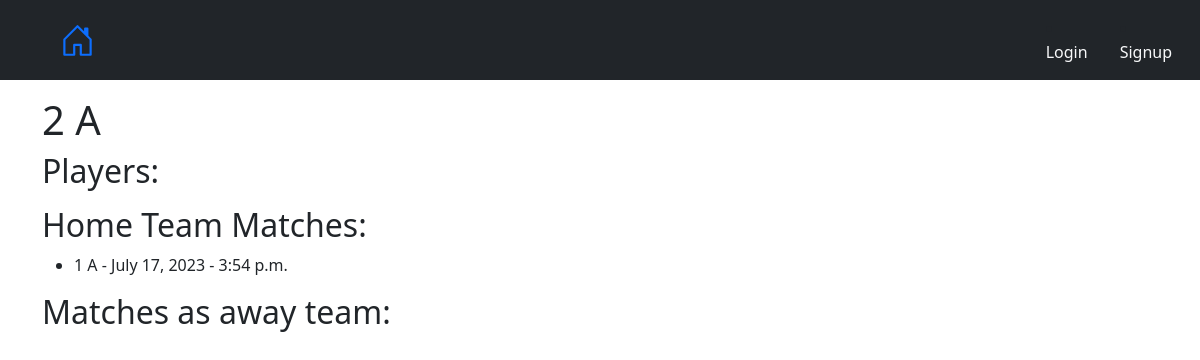
The page /teams/6/ on the database as committed earlier.
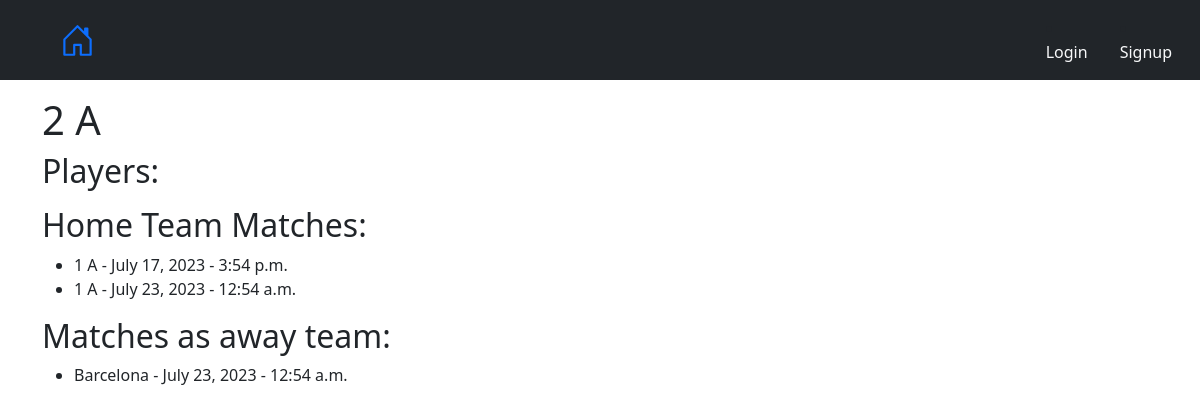
The same page on the database as committed later.
### myapp/models.py (models this page shows, shortened)
class Team(models.Model):
    name = models.CharField(max_length=50)
    inscription = models.ForeignKey(Inscription, on_delete=models.CASCADE, related_name='teams', null=True)
    goals_scored = models.IntegerField(default=0)
    goals_received = models.IntegerField(default=0)

class Game(models.Model):
    date = models.DateField()
    hour = models.TimeField(default='00:00:00')
    team_local = models.ForeignKey(Team, on_delete=models.SET_NULL, null=True, related_name='teamLocal')
    team_visitor = models.ForeignKey(Team, on_delete=models.SET_NULL, null=True, related_name='teamVisitor')
    state = models.CharField(max_length=50, choices=[(tag.name, tag.value) for tag in State],
                             default=State.NOT_PLAYED.value)
    winner = models.ForeignKey(Team, on_delete=models.SET_NULL, null=True, blank=True, related_name='winning_games')
    loser = models.ForeignKey(Team, on_delete=models.SET_NULL, null=True, blank=True, related_name='losing_games')

### myapp/views.py (the view)
# urls.py: path('teams/<int:id>/', views.teams_detail, name='teams_detail'),
def teams_detail(request, id):
    team = get_object_or_404(Team, pk=id)
    player_team_seasons = PlayerTeamSeason.objects.filter(team=team)
    players = [player_team_season.player for player_team_season in player_team_seasons]
    games_as_local = Game.objects.filter(team_local=team)
    games_as_visitor = Game.objects.filter(team_visitor=team)
    return render(request, 'team_detail.html', {
        'team': team,
        'players': players,
        'games_as_local': games_as_local,
        'games_as_visitor': games_as_visitor,
    })

### myapp/templates/team_detail.html (shortened to what this page needs)
{% extends 'base.html' %}
{% block content %}
    <head>
    </head>
    <main>
        <h1>{{ team.name }}</h1>
        <h2>Players:</h2>
        <h2>Home Team Matches:</h2>
        <ul>
            {% for game in games_as_local %}
                <li>{{ game.team_visitor.name }} - {{ game.date }} - {{ game.hour }}</li>
            {% endfor %}
        </ul>
        <h2>Matches as away team:</h2>
        <ul>
            {% for game in games_as_visitor %}
                <li>{{ game.team_local.name }} - {{ game.date }} - {{ game.hour }}</li>
            {% endfor %}
        </ul>
    </main>
{% endblock %}

### myapp/templates/base.html (shortened to what this page needs)
{% load static %}
<!DOCTYPE html>
<html lang="en">
<head>
    <link href="https://cdn.jsdelivr.net/npm/bootstrap@5.3.0/dist/css/bootstrap.min.css" rel="stylesheet"
>
    <link rel="stylesheet" href="{% static 'style.css' %}">
    <link rel="stylesheet" href="https://cdnjs.cloudflare.com/ajax/libs/animate.css/4.1.1/animate.min.css">
</head>
<body class="my-5">
{% include 'partials/navbar.html' %}
<main class="container py-5">
    {% block content %}
    {% endblock %}
</main>
</body>
</html>

### myapp/templates/partials/navbar.html (shortened to what this page needs)
<nav class="navbar navbar-dark bg-dark fixed-top ">
    <div class="container-fluid">
        <a class="navbar mx-5" href="/">
        </a>
        <div class="navbar ms-auto">
            {% if user.is_authenticated %}
                <li class="nav-item mx-3"><a class="nav-link active text-light"
                                             href="{% url 'competitions' %}">Competitions</a>
                <li class="nav-item mx-3"><a class="nav-link active text-light" href="{% url 'teams' %}">Teams</a></li>
                <li class="nav-item mx-3"><a class="nav-link active text-light" href="{% url 'players' %}">Players</a>
                </li>
                <li class="nav-item mx-3"><a class="nav-link active text-light" href="{% url 'standings_table' %}">Standings
                    Table</a></li>
                <li class="nav-item mx-3"><a class="nav-link active text-light" href="{% url 'inscription_list' %}">Inscriptions
                    List</a></li>
                </div>
                <button class="navbar-toggler" type="button" data-bs-toggle="offcanvas"
                        data-bs-target="#offcanvasDarkNavbar"
                        aria-controls="offcanvasDarkNavbar" aria-label="Toggle navigation">
                    <span class="navbar-toggler-icon"></span>
                </button>
                <div class="offcanvas offcanvas-end text-bg-dark" tabindex="-1" id="offcanvasDarkNavbar"
                     aria-labelledby="offcanvasDarkNavbarLabel">
                <div class="offcanvas-header">
                    <h5 class="offcanvas-title" id="offcanvasDarkNavbarLabel">#########</h5>
                    <button type="button" class="btn-close btn-close-white" data-bs-dismiss="offcanvas"
                            aria-label="Close"></button>
                </div>
                <div class="offcanvas-body">
                <ul class="navbar-nav justify-content-end flex-grow-1 pe-3">
                <li class="nav-item"><a class="nav-link active" href="#">
                    <svg xmlns="http://www.w3.org/2000/svg" width="16" height="16"
                         fill="currentColor"
                         class="bi bi-person-fill" viewBox="0 0 16 16">
                        <path d="M3 14s-1 0-1-1 1-4 6-4 6 3 6 4-1 1-1 1H3Zm5-6a3 3 0 1 0 0-6 3 3 0 0 0 0 6Z"></path>
                    </svg>
                    Profile</a>
                </li>
                <li class="nav-item"><a class="nav-link active" href="#">
                    <svg xmlns="http://www.w3.org/2000/svg" width="16" height="16"
                         fill="currentColor"
                         class="bi bi-sliders" viewBox="0 0 16 16">
                        <path fill-rule="evenodd"
                              d="M11.5 2a1.5 1.5 0 1 0 0 3 1.5 1.5 0 0 0 0-3zM9.05 3a2.5 2.5 0 0 1 4.9 0H16v1h-2.05a2.5 2.5 0 0 1-4.9 0H0V3h9.05zM4.5 7a1.5 1.5 0 1 0 0 3 1.5 1.5 0 0 0 0-3zM2.05 8a2.5 2.5 0 0 1 4.9 0H16v1H6.95a2.5 2.5 0 0 1-4.9 0H0V8h2.05zm9.45 4a1.5 1.5 0 1 0 0 3 1.5 1.5 0 0 0 0-3zm-2.45 1a2.5 2.5 0 0 1 4.9 0H16v1h-2.05a2.5 2.5 0 0 1-4.9 0H0v-1h9.05z"></path>
                    </svg>
                    Settings</a>
                </li>
                <li class="nav-item"><a class="nav-link active" href="{% url 'logout' %}">
                    <svg xmlns="http://www.w3.org/2000/svg" width="16" height="16"
                         fill="currentColor"
                         class="bi bi-box-arrow-right" viewBox="0 0 16 16">
                        <path fill-rule="evenodd"
                              d="M10 12.5a.5.5 0 0 1-.5.5h-8a.5.5 0 0 1-.5-.5v-9a.5.5 0 0 1 .5-.5h8a.5.5 0 0 1 .5.5v2a.5.5 0 0 0 1 0v-2A1.5 1.5 0 0 0 9.5 2h-8A1.5 1.5 0 0 0 0 3.5v9A1.5 1.5 0 0 0 1.5 14h8a1.5 1.5 0 0 0 1.5-1.5v-2a.5.5 0 0 0-1 0v2z"></path>
                        <path fill-rule="evenodd"
                              d="M15.854 8.354a.5.5 0 0 0 0-.708l-3-3a.5.5 0 0 0-.708.708L14.293 7.5H5.5a.5.5 0 0 0 0 1h8.793l-2.147 2.146a.5.5 0 0 0 .708.708l3-3z"></path>
                    </svg>
                    Logout</a>
                </li>
            {% else %}
                <li class="nav-item mx-3"><a class="nav-link active text-light" aria-current="page"
                                             href="{% url 'signin' %}">Login</a>
                </li>
                <li class="nav-item mx-3"><a class="nav-link active text-light" aria-current="page"
                                             href="{% url 'signup' %}">Signup</a>
                </li>
            {% endif %}
            </div>
            </div>
</nav>

Rows that differ between the two databases and show on the page:
added Game: team_visitor.name "1 A", date "July 23, 2023", hour "12:54 a.m.", shown under "Home Team Matches:"
added Game: team_local.name "Barcelona", date "July 23, 2023", hour "12:54 a.m.", shown under "Matches as away team:"
